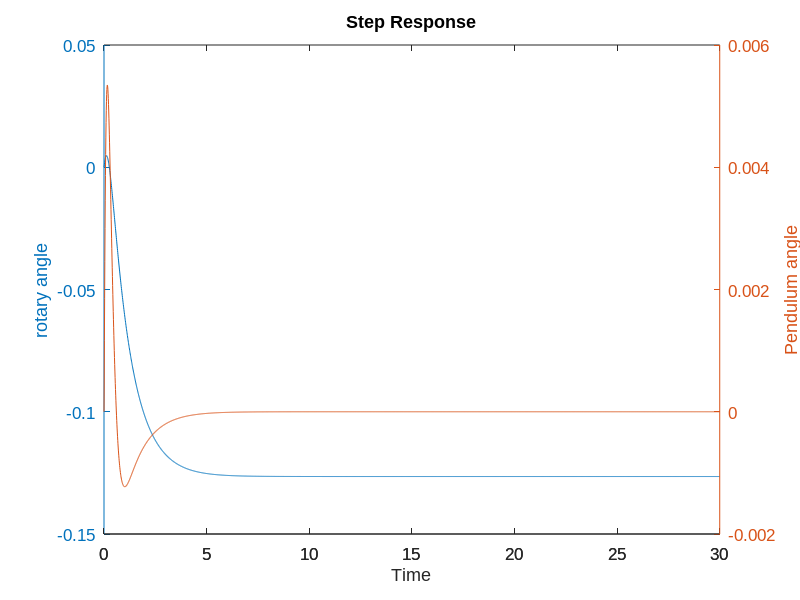

MATLAB code for this plot:
Mp=0.127;
Lp=0.33655;
Jp=0.001198;
Jr=9.98E-04;
Lr=0.2159;
g=9.81;
Dr=0.0024;
Dp= 0.0024;
Mr = 0.257;
Kg=70;
kt= 0.007682;
km= 0.007677;
Rm=2.6;
zeta=0.7;
wn=4;

% State Space Representation
Jt = Jr*Jp + Mp*(Lp/2)^2*Jr + Jp*Mp*Lr^2;
A = [0 0 1 0;
     0 0 0 1;
     0 Mp^2*(Lp/2)^2*Lr*g/Jt -Dr*(Jp+Mp*(Lp/2)^2)/Jt -Mp*(Lp/2)*Lr*Dp/Jt;
     0 Mp*g*(Lp/2)*(Jr+Mp*Lr^2)/Jt -Mp*(Lp/2)*Lr*Dr/Jt -Dp*(Jr+Mp*Lr^2)/Jt];

B = [0; 0; (Jp+Mp*(Lp/2)^2)/Jt; Mp*(Lp/2)*Lr/Jt];
C = eye(2,4);
D = zeros(2,1);

% Add actuator dynamics


B = Kg * kt * B / Rm;
L=-Dr*(Jp+Mp*(Lp/2)^2)/Jt;
N=(Kg^2*kt*km/Rm)*B(3);
A(3,3)=L-N;

R=-Mp*(Lp/2)*Lr*Dr/Jt;
T= (Kg^2*kt*km/Rm)*B(4);
A(4,3) = R-T;



% Load into state-space system

rp_sys = ss(A,B,C,D);

pole=eig(A)


co = ctrb(rp_sys);
controllability = rank(co)


% Find desired poles
% Location of dominant poles along real-axis
sigma = zeta*wn;
% Location of dominant poles along img axis (damped natural freqency)
wd = wn*sqrt(1-zeta^2);
% Desired poles (-30 and -40 are given)
DP = [-sigma+1i*wd, -sigma-1i*wd, -30, -40];    
%
%% Find Tranformation Matrix W
% Characteristic equation: s^4 + a_4*s^3 + a_3*s^2 + a_2*s + a_1
% inverted pendulum characteristic equation: s^4 + 11.6*s^3 - 117.3*s^2 - 408.3*s
a = poly(A);
% 
% Companion matrices (Ac, Bc)
Ac = [  0 1 0 0;
        0 0 1 0;
        0 0 0 1;
        -a(5) -a(4) -a(3) -a(2)];
%
Bc = [0; 0; 0; 1];
%
% Controllability
T = ctrb(A,B)
% Controllability of companion matrices
Tc = ctrb(Ac,Bc)
%
% Transformation matrices
W = T*inv(Tc)
%
%% Find Gain
% Desired polynomial from desired poles in vector "DP" (found in
% setup_rotpen.m)
a_des = poly(DP);
% Companion control gains
k1c = a_des(5) - a(5);
k2c = a_des(4) - a(4);
k3c = a_des(3) - a(3);
k4c = a_des(2) - a(2);
% Companion state-feedback control gain
Kc = [k1c k2c k3c k4c]; 
% The students would enter the gain manually from their pre-lab as
% Kc = [ 19200 8286 1725 64 ];
% Convert back from companion form
k= Kc*inv(W)
%
%% Closed-loop System Poles
% Find poles of closed-loop system. 
% Verify that they are the same as the desired poles.
cls_poles = eig(A-B*k)



states = {'theta' 'theta_dot' 'alpha' 'alpha_dot'};
inputs = {'u'};
outputs = {'x'; 'theta'};

sys_ss = ss(A,B,C,D,'statename',states,'inputname',inputs,'outputname',outputs);

sysd = c2d(sys_ss,0.001);

%poles = eig(A);

%co = ctrb(sys_ss);
%controllability = rank(co)

Q = [1 0 0 0;0 1 0 0;0 0 1 0;0 0 0 1];
R = 0.4;
K = lqr(A,B,Q,R)

Ac = (A-B*K);
Bc = B;
Cc = C;
Dc = D;

states = {'x' 'x_dot' 'theta' 'theta_dot'};
inputs = {'u'};
outputs = {'x'; 'theta'};

sys_cl = ss(Ac,Bc,Cc,Dc,'statename',states,'inputname',inputs,'outputname',outputs);

t = 0:0.01:30;
r =0.2*ones(size(t));
[y,t,x]=lsim(sys_cl,r,t);
[AX,H1,H2] = plotyy(t,y(:,1),t,y(:,2),'plot');
set(AX,'FontName', 'Arial','FontSize',12)
set(get(AX(1),'Ylabel'),'String','rotary angle')
set(get(AX(2),'Ylabel'),'String','Pendulum angle')
title('Step Response')
xlabel('Time')

